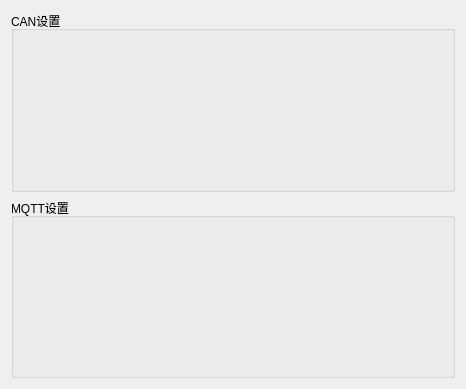
<?xml version="1.0" encoding="UTF-8"?>
<ui version="4.0">
 <class>mode_settings</class>
 <widget class="QWidget" name="mode_settings">
  <property name="geometry">
   <rect>
    <x>0</x>
    <y>0</y>
    <width>466</width>
    <height>389</height>
   </rect>
  </property>
  <property name="windowTitle">
   <string>Form</string>
  </property>
  <layout class="QVBoxLayout" name="verticalLayout">
   <item>
    <widget class="QGroupBox" name="groupBox">
     <property name="title">
      <string>CAN设置</string>
     </property>
    </widget>
   </item>
   <item>
    <widget class="QGroupBox" name="groupBox_2">
     <property name="title">
      <string>MQTT设置</string>
     </property>
    </widget>
   </item>
  </layout>
 </widget>
 <resources/>
 <connections/>
</ui>
